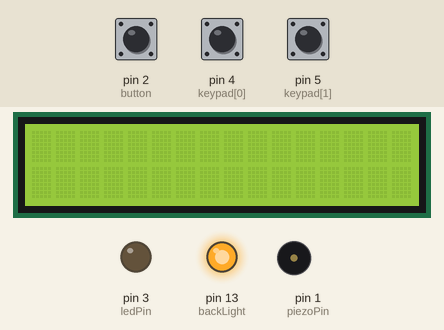
Simulated run of this sketch. Board: Arduino Uno, built with avr-gcc and run on an emulated ATmega328P. On the bench: 16×2 character LCD, output pins drawn as LEDs (lit = HIGH), buzzer (waves = sounding). The inputs (shaded band) are chosen by the test bench; at power-on: pin 2 (button) LOW, pin 4 (keypad[0]) HIGH, pin 5 (keypad[1]) LOW.

Above: at 0.3 s.
Timing chart, 0 to 1.8 s (numbered marks = the images above):
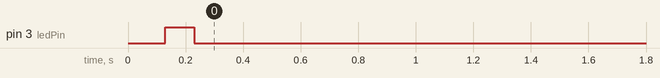

Measured:
- by itself, pin 3 (ledPin): LOW → HIGH at 0.13 s, → LOW 0.10 s later

The sketch:

arduino_metronome.ino
```cpp
/*
 *
 * Driver for Arduino-based metronome with keypad input.
 * By Ken Schwarz, July 29, 2012.
 *
 * Defaults at boot-time to 60 bpm (beat-per-minute).
 * Uses Velleman 12-key keypad for input (UPC 836479000001).
 * Press '*' to stop metronome and input new ppm.
 * Must enter 3-digit amount. For example, enter 120 bpm with "*120" and 60 bpm with "*060"
 *
 */
//#include <LiquidCrystal.h>
#include <LiquidCrystal_I2C.h>
#include <Wire.h>

const int ON = HIGH;
const int OFF = LOW;

int piezoPin = 1;
int ledPin = 3;
int bpm = 60;                                                  // 기본 bpm 설정 : 60
int keypad[] = {4, 5, 6, 7, 8, 9, 10, 11, 12, 13};             // 키패드 0~9
int count = 1;
int first = 1319;                                              // 첫박 소리
int other = 1047;                                              // 다른 박자 소리
int button = 2;
int rhythm = 4;                                                // 박자
int buttonstate = 0;
int prevstate = 0;
int rhythmcount = 1;
//LiquidCrystal lcd(12, 10, 5, 4, 3, 2);
LiquidCrystal_I2C lcd(0x27, 16, 2);

int backLight = 13;    // pin 13 will control the backlight
/*
 * setup() ?this function runs once when you turn your Arduino on
 */
 void read_keypad()
{
  int digit_index;
  int key_index;
  int key_read;
  int key_pressed;

  digitalWrite(ledPin, LOW);                                   // 입력중 LED OFF

  bpm = 0;
  for (digit_index = 1; digit_index <=3; digit_index ++) {     // 항상 3자리로 입력
    bpm *= 10;                                                 // 입력할때마다 자릿수 변경
    key_pressed = 0;
    while (!key_pressed) {                                     // 키패드 누르는동안 루프
      for (key_index = 0; key_index <=9; key_index++) {        // 키패드 스캔
        key_read = !digitalRead(keypad[key_index]);
        if (key_read) {
          key_pressed = 1;
          bpm += key_index;
          while (!digitalRead(keypad[key_index]));             // 키패드가 실행될 때까지 루프
        }
      }
    }
  }
}

void setup()
{
  pinMode(ledPin, OUTPUT);                                     // Initialize output pins
  pinMode(piezoPin, OUTPUT);

  int key_index;
  for (key_index = 0; key_index <=9; key_index++)              // Initialize input pins
    pinMode(keypad[key_index], INPUT);

  attachInterrupt(0, read_keypad, FALLING);                    // *키를 누르면 bpm입력

  pinMode(backLight, OUTPUT);
  digitalWrite(backLight, HIGH); // turn backlight on. Replace 'HIGH' with 'LOW' to turn it off.
  lcd.begin(16,2);              // columns, rows.  use 16,2 for a 16x2 LCD, etc.
  lcd.clear();                  // start with a blank screen
  lcd.init();
}

/*
 * loop() ?this function will start after setup finishes and then repeats
 */
void loop()
{
  int led_pulse_time = 100;                                    // Duration of LED pulse in milliseconds
  int piezo_pulse_time = 1;                                    // Duration of piezo tone in milliseconds
  int delayTime = (60000 / bpm);                               // Time between LED pulses' rising edges

  /*digitalWrite(ledPin, HIGH);                                // Turn on LED
  tone(piezoPin, 1);                                           // Turn on piezo
  delay(piezo_pulse_time);                                     // Wait while piezo on
  noTone(piezoPin);                                            // Turn off piezo
  delay(led_pulse_time - piezo_pulse_time);                    // Wait while LED on, less piezo time
  digitalWrite(ledPin, LOW);                                   // Turn off LED
  delay(delayTime - led_pulse_time - piezo_pulse_time);        // Wait while LED off*/
  if (count%rhythm == 1 ) {                                    // 첫 박에 소리 출력
    digitalWrite(ledPin, HIGH);                                // Turn on LED
    tone(piezoPin, first);                                     // Turn on piezo
    delay(piezo_pulse_time);                                   // Wait while piezo on
    noTone(piezoPin);                                          // Turn off piezo
    delay(led_pulse_time - piezo_pulse_time);                  // Wait while LED on, less piezo time
    digitalWrite(ledPin, LOW);                                 // Turn off LED
    delay(delayTime - led_pulse_time - piezo_pulse_time);      // Wait while LED off
    count++;
  }
  else {                                                       // 다른 박자에 소리 출력
    digitalWrite(ledPin, HIGH);
    tone(piezoPin, other);
    delay(piezo_pulse_time);
    noTone(piezoPin);
    delay(led_pulse_time - piezo_pulse_time);
    digitalWrite(ledPin, LOW);
    delay(delayTime - led_pulse_time - piezo_pulse_time);
    count++;
  }
  buttonstate = digitalRead(button);
  if(buttonstate != prevstate){
    if(buttonstate == 1){                                      // 버튼 누를때 마다 박자 카운트 증가
      rhythmcount++;
      if(rhythmcount > 3){                                     // 카운트가 3초과이면 다시 1로 변경
        rhythmcount = 1;
      }
    }
    else{
    }
    prevstate = buttonstate;
  }
  switch(rhythmcount){
    case 1:                                                    // 1번상태면 4/4박자
    rhythm = 4;
    break;
    case 2:                                                    // 2번상태면 3/4박자
    rhythm = 3;
    break;
    case 3:                                                    // 3번상태면 2/4박자
    rhythm = 2;
    break;
  }
  lcd.setCursor(0,0);           // set cursor to column 0, row 0 (the first row)
  read_keypad();
  lcd.print("bpm : ");      // change text to whatever you like. keep it clean!
  lcd.setCursor(6,0);
  lcd.print(bpm);
  for(int i=1 ; i<=rhythm ; i++){
   lcd.setCursor(i,1);
   lcd.print("♩");
  }
  lcd.clear();
}
```
